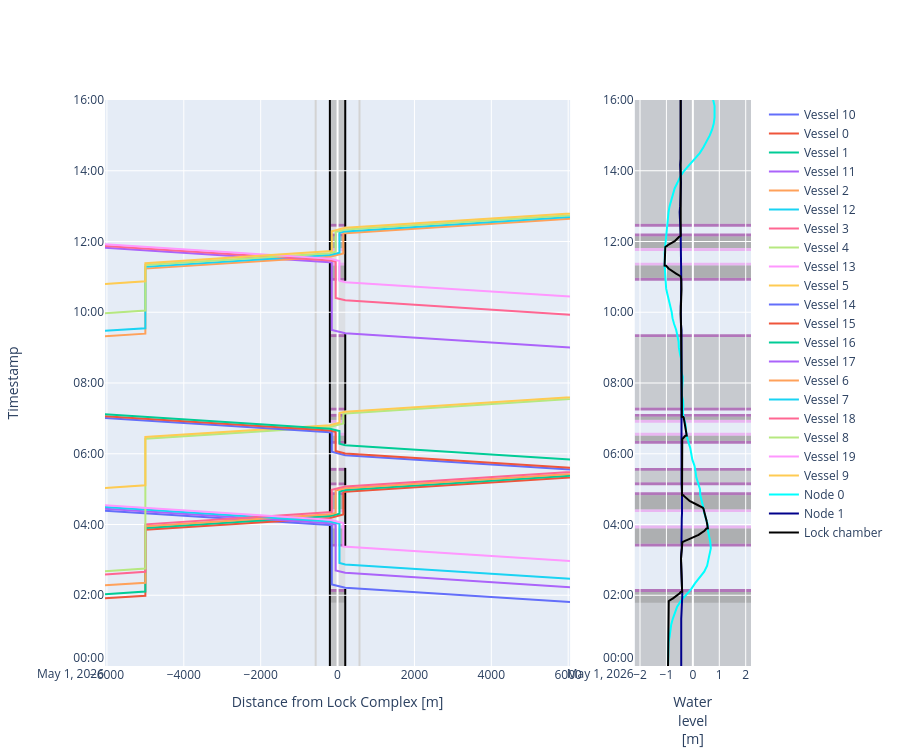

The cell this chart's notebook holds for it:
### Markdown cell above
##### Time-distance diagram of vessels passing the lock and planning info
Luckily, the time-distance diagram shows the behaviour of the vessels in a more comprehensible manner. Waiting times emerge.

### Code cell
def cm_to_pixels(cm):
    return cm * 37.8 # Set figure height to 10 cmfig.update_layout(height=cm_to_pixels(10))

# We can plot the time-distance diagram
fig = lock_chamber.plot(xlimmin = -6050, 
                        xlimmax = 6050,
                        ylimmin = pd.Timestamp('2026-05-01 00:00:00'),
                        ylimmax = pd.Timestamp('2026-05-01 16:00:00'),
                        method='Plotly',
                        boundary_nodes = ['-1','+1'])

fig.update_layout(height=cm_to_pixels(20))
